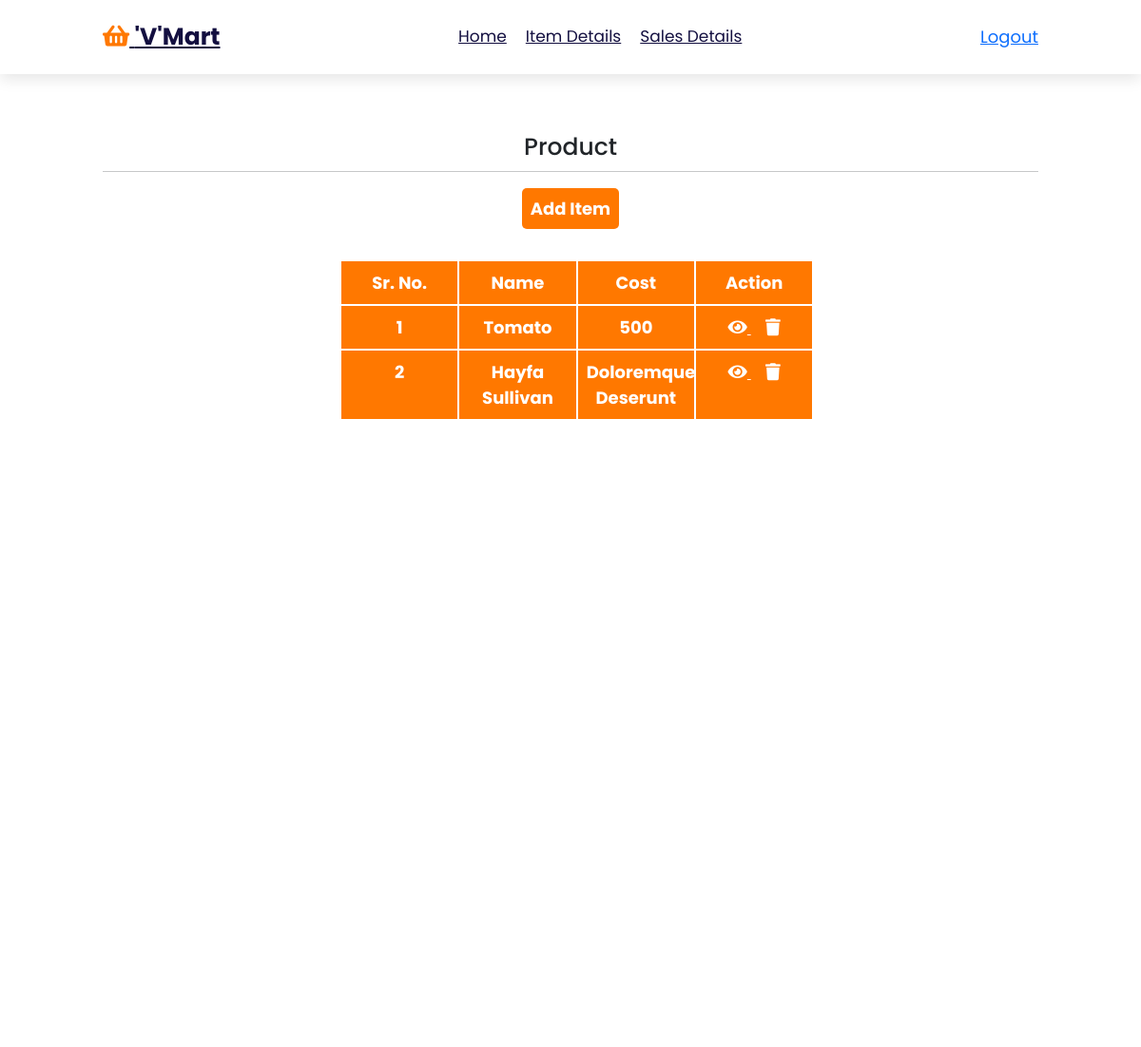
The app's page /view-product (signed in) with its own data.
### super_market/models.py (models this page shows)
class Product(models.Model):
    name = models.CharField(max_length=100)
    description = models.CharField(max_length=100)
    image = models.ImageField(upload_to='Profile', max_length=100)
    price = models.CharField(max_length=100)
    created_at = models.DateTimeField(auto_now_add=True)
    updated_at = models.DateTimeField(auto_now=True)

### super_market/views.py (the view)
# urls.py: path('view-product', views.view_product,name="view_product"),
@login_required(login_url='login')
def view_product(request):
    if request.user.is_superuser:
        p = Product.objects.all()
        return render(request, "hod/item-detail.html",{'p':p})
    else:
        return redirect("user_index")

### template/hod/item-detail.html
{% extends 'hod/base.html' %}
{% block body %}
<section style="margin-top: 12em; margin-bottom: 600px;">
    <h1 style="text-align: center;"> product </h1><hr>
    <div class="gap-2" style="display: flex; justify-content: center;">
        <button class="btn " type="button" style="font-size: large;"> <a href="{% url 'add_product' %}">add item</a></button>
    </div>
    <div class="container" style="font-size: large; margin-top: 2em;">
        <div class="row">
          <div class="col-2">
            Sr. no.
          </div>
          <div class="col-2">
            Name
          </div>
          <div class="col-2">
            Cost
          </div>
          <div class="col-2">
            Action
          </div>
        </div>
      <div class="foodDetails" style="font-size: large;">
        {% for p in p %}
        <div class="row" id="row">
          <div class="col-2">
            {{forloop.counter}}
          </div>
          <div class="col-2"id="FMpronameadd">
            {{p.name}}
          </div>
          <div class="col-2"id="FMprotypeadd">
            {{p.price}}
          </div>
          <div class="col-2">
            <a href="{% url 'view_product_detail' p.id %}" aria-hidden="true" style="color:white;"
                          title="Update Product">
                            <i class="fa fa-eye"></i>
                          </a>&nbsp&nbsp&nbsp
                          <a href="{% url 'delete_product' p.id %}" style="color:white;" title="Delete Product"><i
                            class="fa fa-trash" aria-hidden="true" onclick="return confirm('Are you sure you want to remove')"></a></i>
          </div>
        </div>
        {% endfor %}
        </div>
</section>
<section class="footer">
{% endblock body %}

### static/css/style.css (style rules this page uses)
:root { --orange:#ff7800; --black:#130f40; --light-color:#666; --box-shadow:0 .5rem 1.5rem rgba(0,0,0,.1); --border:.2rem solid rgba(0,0,0,.1); --outline:.1rem solid rgba(0,0,0,.1); --outline-hover:.2rem solid var(--black); }
* { font-family: 'Poppins', sans-serif; margin:0; padding:0; box-sizing: border-box; outline: none; border:none; text-decoration: none; text-transform: capitalize; transition: all .2s linear; }
html { font-size: 62.5%; overflow-x: hidden; scroll-behavior: smooth; scroll-padding-top: 7rem; }
body { background:#eee; }
section { padding:2rem 9%; }
.btn { margin-top: 1rem; display: inline-block; padding:.8rem 3rem; font-size: 1.7rem; border-radius: .5rem; border:.2rem solid var(--black); color:var(--black); cursor: pointer; background: none; }
.gap-2 button a { color: rgb(255, 255, 255); text-decoration: none; font-weight: bold; padding: .5em; border-radius: 5px; }
.container .row,#row { display: flex; padding-left: 250px; }
.container .row div { background-color: var(--orange); padding: .5em; color: white; font-weight: bold; text-align: center; margin: 1px; }
#row div { padding: .5em; color:#ffffff; font-weight: bold; text-align: center; margin: 1px; }
.col-2 button, button a { color: white; background-color: #ff7800; font-weight: bold; border: none; }
.footer { background: #fff; }

### records on screen
Product: name "Tomato", price "500"
Product: name "Hayfa Sullivan", price "Doloremque Deserunt"
